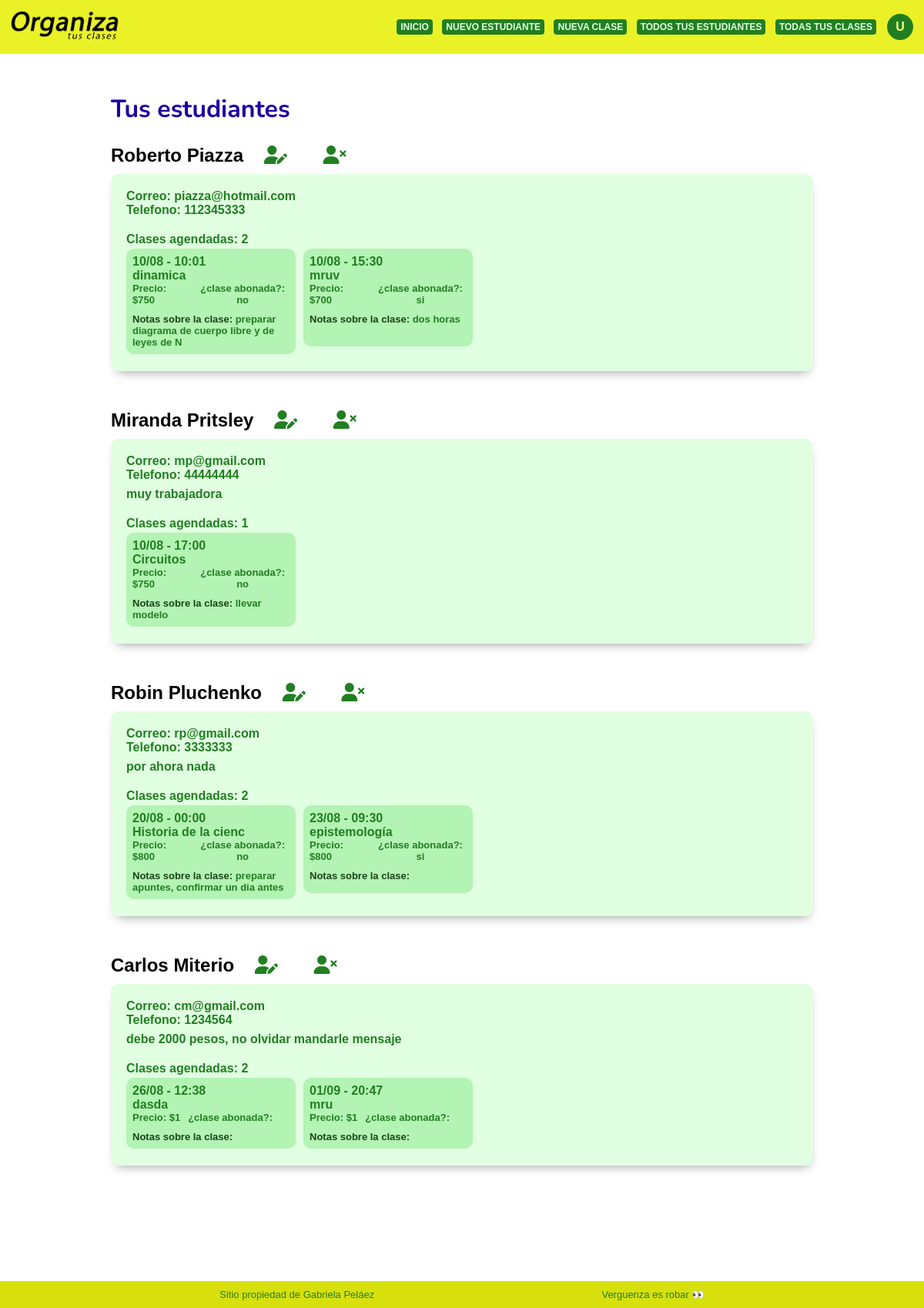
/datos.php (signed in), run on the app's committed database.
### tables this page shows
CREATE TABLE `estudiante` (
  `id_estud` int(11) NOT NULL,
  `nomEstud` varchar(11) NOT NULL,
  `apeEstud` varchar(11) NOT NULL,
  `correoEstud` varchar(20) NOT NULL,
  `telEstud` int(15) NOT NULL,
  `comentEstud` text NOT NULL,
  `usu_id` int(11) NOT NULL
);

CREATE TABLE `clase` (
  `id_clase` int(11) NOT NULL,
  `temaClase` varchar(20) NOT NULL,
  `fecha` date NOT NULL,
  `hora` time NOT NULL,
  `precioClase` int(5) NOT NULL,
  `pago` varchar(2) NOT NULL,
  `comentClase` text NOT NULL,
  `usu_id` int(11) NOT NULL,
  `estud_id` int(11) NOT NULL
);

### datos.php (the view, shortened to what this page needs)
<?php
include 'conn.php';
$usu_id = $_SESSION['userId'];
$sql="select * from estudiante where estudiante.usu_id = $usu_id";
$result=mysqli_query($conexion, $sql);
?>
<?php
if(isset($_SESSION['userId'])){
?>
<!DOCTYPE html>
<html lang="es">
<head>
    <link rel="stylesheet" href="estilos/estilosDatos.css">
    <link rel="stylesheet" href="https://cdn-uicons.flaticon.com/uicons-regular-rounded/css/uicons-regular-rounded.css">
</head>
<body>
    <header>
        <?php include 'nav.php' ?>
    <main>
        <section>
            <div class="titulo">
                <h2>Tus estudiantes</h2>
            </div>
            <?php
                while($mostrar2=mysqli_fetch_array($result)){
            ?>
            <div class="desliz-titulo">
                <?php echo $mostrar2['nomEstud'] . " ". $mostrar2['apeEstud'] ?>
                <span>
                    <a href="editarEstud.php?idEstud=<?php echo $mostrar2['id_estud'] ?>"><i class="fas fa-user-edit"></i></a>
                </span>
                <span>
                    <a id="btn-borrar" href="datos.php?idVB=<?php echo $mostrar2['id_estud'] ?>"><i class="fas fa-user-times"></i></a>
                </span>
            </div>
            <div class="desliz-e">
                <div class="desliz-info-e">
                    <div class="info-contacto">
                        <div>
                            Correo: <?php echo $mostrar2['correoEstud'] ?>
                        </div>
                        <div>
                            Telefono: <?php echo $mostrar2['telEstud'] ?>
                        </div>
                        <div>
                            <?php echo $mostrar2['comentEstud'] ?>
                        </div>
                    </div>
                    <div class="cant-clases">
                        Clases agendadas:
                        <?php
                        $idEstud = $mostrar2['id_estud'];
                        $sqlCuenta = "select count(*) FROM clase where usu_id = $usu_id and estud_id = $idEstud";
                        $queryCuenta = mysqli_query($conexion,$sqlCuenta);
                        $arrayCuenta = mysqli_fetch_array($queryCuenta);
                        $cuenta = $arrayCuenta[0];
                        echo " " . " " .$cuenta;
                        ?>
                    </div>
                    <div class="desliz-notas-e">
                        <?php
                        $sql3 = "select * FROM estudiante INNER JOIN clase WHERE estudiante.id_estud = clase.estud_id and estudiante.usu_id = $usu_id and estudiante.id_estud = $idEstud order by fecha asc";
                        $consulta3 = mysqli_query($conexion, $sql3);
                        while($mostrar3 = mysqli_fetch_array($consulta3)){
                        ?>
                        <div class="desliz-clases-btns-e">
                            <div class="desliz-clase">
                                <div class="desliz-clase-renglon">
                                    <div>
                                        <?php echo date("d/m", strtotime($mostrar3['fecha'])) ?> - <?php echo date("H:i", strtotime($mostrar3['hora'])) ?>
                                    </div>
                                    <div>
                                        <?php echo $mostrar3['temaClase'] ?>
                                    </div>
                                </div>
                                <div class="renglon-pago">
                                    <div class="pago-e">
                                        Precio: $<?php echo $mostrar3['precioClase'] ?>
                                    </div>
                                    <div class="pagoBD-e">
                                        ¿clase abonada?: <?php echo $mostrar3['pago'] ?>
                                    </div>
                                </div>
                                <div class="coment-clase">
                                    <span> Notas sobre la clase: </span><?php echo $mostrar3['comentClase'] ?>
                                </div>
                            </div>
                        </div>
                        <?php
                        }
                        ?>
                    </div>
                </div>
            </div>
            <?php
            }
            ?>
        </section>
    </main>
    <?php include 'footer.php' ?>
</body>
</html>
<?php } else {
    echo "no iniciaste sesion, redirigiendo...";
    header('refresh:3; url= login.html');
 } ?>

### estilos/estilosDatos.css (style rules this page uses)
* { margin: 0; padding: 0; box-sizing: border-box; font-family: 'Noto Sans JP', sans-serif; }
html { scroll-behavior: smooth; }
main { min-height: 89vh; }
main section { padding: 50px 12% 0 12%; margin-bottom: 150px; }
.titulo { margin-bottom: 25px; margin-right: 90px; display: flex; justify-content: space-between; align-items: center; }
h2 { font-family: 'Nunito', sans-serif; font-size: xx-large; color: #1c00a2; }
.desliz-titulo { margin-bottom: 10px; font-size: x-large; font-weight: bolder; }
.desliz-titulo span { margin-left: 20px; margin-right: 20px; }
.desliz-titulo a { text-decoration: none; color: #217f21; }
.info-contacto div, .cant-clases { font-weight: bolder; }
.info-contacto div:nth-child(3) { margin-top: 7px; }
.desliz-e { margin-bottom: 50px; padding: 20px 20px 10px; border-radius: 10px; background-color: rgb(225, 255, 225); color: #217f21; justify-content: right; box-shadow: 1px 8px 14px -7px rgba(0,0,0,0.38); -webkit-box-shadow: 1px 8px 14px -7px rgba(0,0,0,0.38); -moz-box-shadow: 1px 8px 14px -7px rgba(0,0,0,0.38); }
.desliz-notas-e { display: flex; flex-wrap: wrap; }
.desliz-clases-btns-e { margin-right: 10px; width: 23%; min-width: 220px; display: flex; flex-flow: column; }
.cant-clases { margin-top: 20px; margin-bottom: 3px; }
.desliz-clase { padding: 8px; min-height: fit-content; height: 85%; border-radius: 10px; font-weight: bolder; background-color: rgb(179, 243, 179); color: #217f21; }
.renglon-pago { display: flex; align-items: center; flex-flow: row; font-size: small; }
.pago-e { margin-right: 10px; }
.pagoBD-e { text-align: center; }
.coment-clase { margin-top: 10px; font-size: small; }
.coment-clase span { color: #1a441a; }

### estilos/estilosNav.css (style rules this page uses)
* { margin: 0; padding: 0; box-sizing: border-box; font-family: 'Noto Sans JP', sans-serif; }

### data on the page
estudiante: nomEstud "Roberto", apeEstud "Piazza", correoEstud "piazza@hotmail.com", telEstud "112345333", cuenta "2"
clase: fecha "10/08", hora "10:01", temaClase "dinamica", precioClase "750", pago "no", comentClase "preparar diagrama de cuerpo libre y de leyes de N"
clase: fecha "10/08", hora "15:30", temaClase "mruv", precioClase "700", pago "si", comentClase "dos horas"
estudiante: nomEstud "Miranda", apeEstud "Pritsley", correoEstud "mp@gmail.com", telEstud "44444444", comentEstud "muy trabajadora", cuenta "1"
clase: fecha "10/08", hora "17:00", temaClase "Circuitos", precioClase "750", pago "no", comentClase "llevar modelo"
estudiante: nomEstud "Robin", apeEstud "Pluchenko", correoEstud "rp@gmail.com", telEstud "3333333", comentEstud "por ahora nada", cuenta "2"
clase: fecha "20/08", hora "00:00", temaClase "Historia de la cienc", precioClase "800", pago "no", comentClase "preparar apuntes, confirmar un dia antes"
clase: fecha "23/08", hora "09:30", temaClase "epistemología", precioClase "800", pago "si"
estudiante: nomEstud "Carlos", apeEstud "Miterio", correoEstud "cm@gmail.com", telEstud "1234564", comentEstud "debe 2000 pesos, no olvidar mandarle mensaje", cuenta "2"
clase: fecha "26/08", hora "12:38", temaClase "dasda", precioClase "1"
clase: fecha "01/09", hora "20:47", temaClase "mru", precioClase "1"
